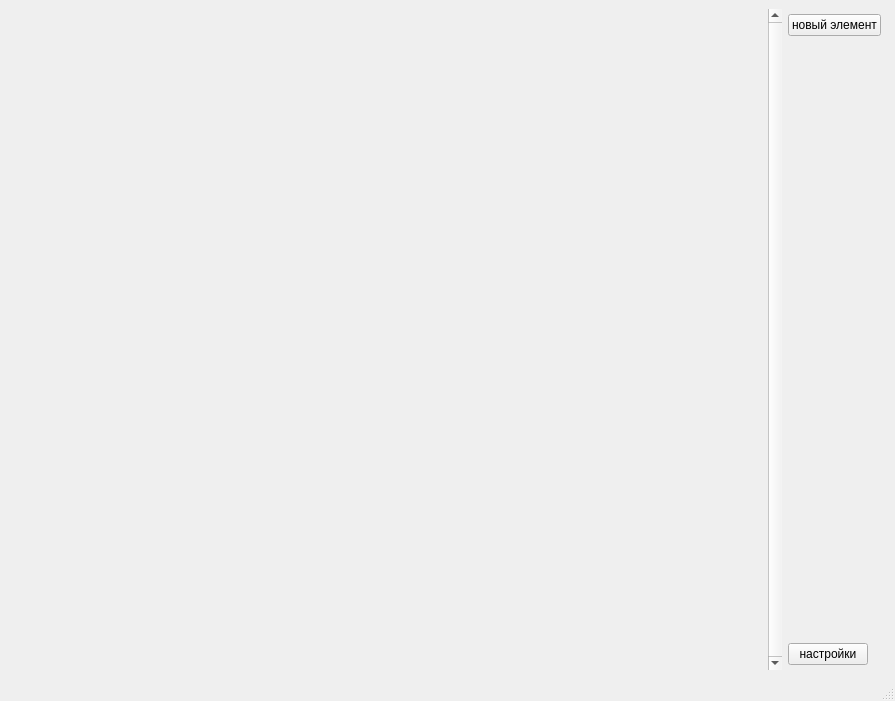
<?xml version="1.0" encoding="UTF-8"?>
<ui version="4.0">
 <class>MainWindow</class>
 <widget class="QMainWindow" name="MainWindow">
  <property name="geometry">
   <rect>
    <x>0</x>
    <y>0</y>
    <width>895</width>
    <height>701</height>
   </rect>
  </property>
  <property name="windowTitle">
   <string>Главное меню</string>
  </property>
  <widget class="QWidget" name="centralwidget">
   <layout class="QHBoxLayout" name="horizontalLayout">
    <item>
     <widget class="QScrollArea" name="scrollArea">
      <property name="sizePolicy">
       <sizepolicy hsizetype="Expanding" vsizetype="Expanding">
        <horstretch>0</horstretch>
        <verstretch>0</verstretch>
       </sizepolicy>
      </property>
      <property name="styleSheet">
       <string notr="true"/>
      </property>
      <property name="frameShape">
       <enum>QFrame::NoFrame</enum>
      </property>
      <property name="verticalScrollBarPolicy">
       <enum>Qt::ScrollBarAlwaysOn</enum>
      </property>
      <property name="horizontalScrollBarPolicy">
       <enum>Qt::ScrollBarAlwaysOff</enum>
      </property>
      <property name="sizeAdjustPolicy">
       <enum>QAbstractScrollArea::AdjustIgnored</enum>
      </property>
      <property name="widgetResizable">
       <bool>true</bool>
      </property>
      <widget class="QWidget" name="scrollAreaWidgetContents">
       <property name="geometry">
        <rect>
         <x>0</x>
         <y>0</y>
         <width>741</width>
         <height>654</height>
        </rect>
       </property>
       <layout class="QGridLayout" name="gridLayout_2">
        <property name="sizeConstraint">
         <enum>QLayout::SetDefaultConstraint</enum>
        </property>
        <item row="0" column="0">
         <layout class="QGridLayout" name="gridLayout">
          <property name="sizeConstraint">
           <enum>QLayout::SetFixedSize</enum>
          </property>
         </layout>
        </item>
       </layout>
      </widget>
     </widget>
    </item>
    <item>
     <layout class="QVBoxLayout" name="verticalLayout">
      <property name="sizeConstraint">
       <enum>QLayout::SetDefaultConstraint</enum>
      </property>
      <property name="leftMargin">
       <number>0</number>
      </property>
      <property name="topMargin">
       <number>5</number>
      </property>
      <property name="rightMargin">
       <number>5</number>
      </property>
      <property name="bottomMargin">
       <number>5</number>
      </property>
      <item>
       <widget class="QPushButton" name="newElementButton">
        <property name="sizePolicy">
         <sizepolicy hsizetype="Fixed" vsizetype="Fixed">
          <horstretch>0</horstretch>
          <verstretch>0</verstretch>
         </sizepolicy>
        </property>
        <property name="text">
         <string>новый элемент</string>
        </property>
       </widget>
      </item>
      <item>
       <spacer name="verticalSpacer">
        <property name="orientation">
         <enum>Qt::Vertical</enum>
        </property>
        <property name="sizeType">
         <enum>QSizePolicy::Expanding</enum>
        </property>
        <property name="sizeHint" stdset="0">
         <size>
          <width>20</width>
          <height>40</height>
         </size>
        </property>
       </spacer>
      </item>
      <item>
       <widget class="QPushButton" name="settingsButton">
        <property name="sizePolicy">
         <sizepolicy hsizetype="Fixed" vsizetype="Fixed">
          <horstretch>0</horstretch>
          <verstretch>0</verstretch>
         </sizepolicy>
        </property>
        <property name="layoutDirection">
         <enum>Qt::LeftToRight</enum>
        </property>
        <property name="text">
         <string>настройки</string>
        </property>
       </widget>
      </item>
     </layout>
    </item>
   </layout>
  </widget>
  <widget class="QStatusBar" name="statusbar"/>
 </widget>
 <resources/>
 <connections/>
</ui>
